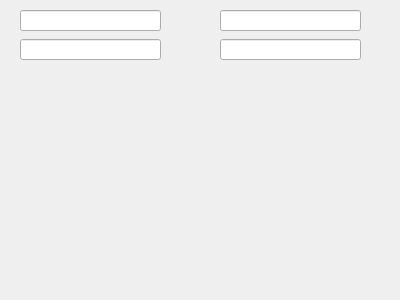
<?xml version="1.0" encoding="UTF-8"?>
<ui version="4.0">
 <class>MyWidget</class>
 <widget class="QWidget" name="MyWidget">
  <property name="geometry">
   <rect>
    <x>0</x>
    <y>0</y>
    <width>400</width>
    <height>300</height>
   </rect>
  </property>
  <property name="windowTitle">
   <string>MyWidget</string>
  </property>
  <widget class="QLineEdit" name="lineEdit1">
   <property name="geometry">
    <rect>
     <x>20</x>
     <y>10</y>
     <width>141</width>
     <height>21</height>
    </rect>
   </property>
   <property name="echoMode">
    <enum>QLineEdit::Password</enum>
   </property>
  </widget>
  <widget class="QLineEdit" name="lineEdit2">
   <property name="geometry">
    <rect>
     <x>220</x>
     <y>10</y>
     <width>141</width>
     <height>21</height>
    </rect>
   </property>
   <property name="inputMask">
    <string/>
   </property>
  </widget>
  <widget class="QLineEdit" name="lineEdit3">
   <property name="geometry">
    <rect>
     <x>20</x>
     <y>39</y>
     <width>141</width>
     <height>21</height>
    </rect>
   </property>
  </widget>
  <widget class="QLineEdit" name="lineEdit4">
   <property name="geometry">
    <rect>
     <x>220</x>
     <y>39</y>
     <width>141</width>
     <height>21</height>
    </rect>
   </property>
  </widget>
 </widget>
 <layoutdefault spacing="6" margin="11"/>
 <resources/>
 <connections/>
</ui>
